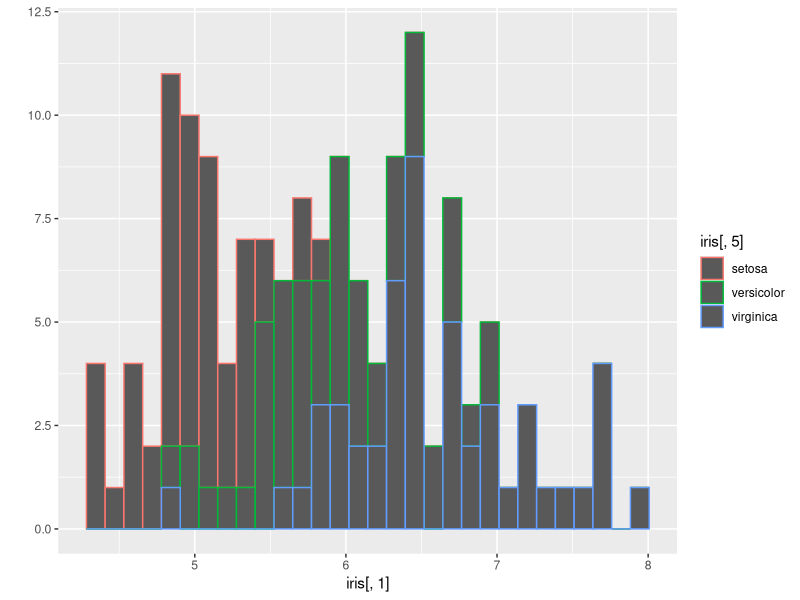
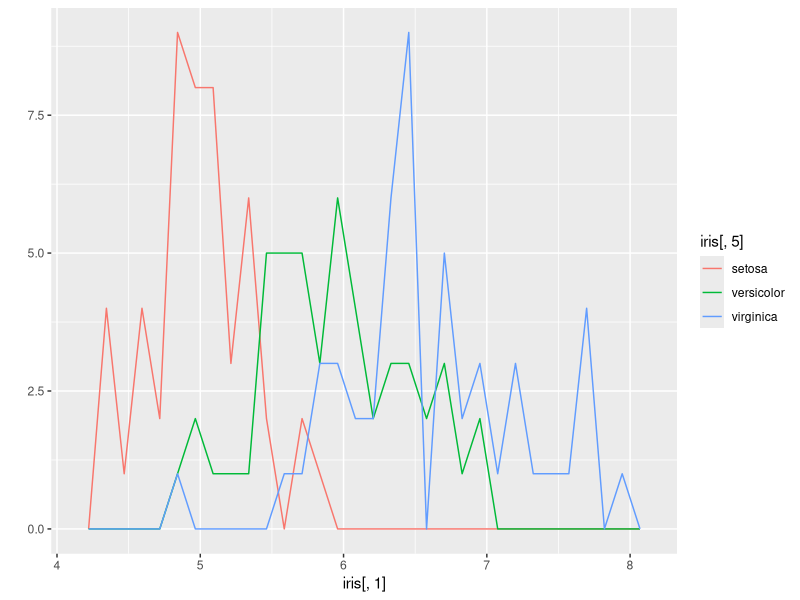
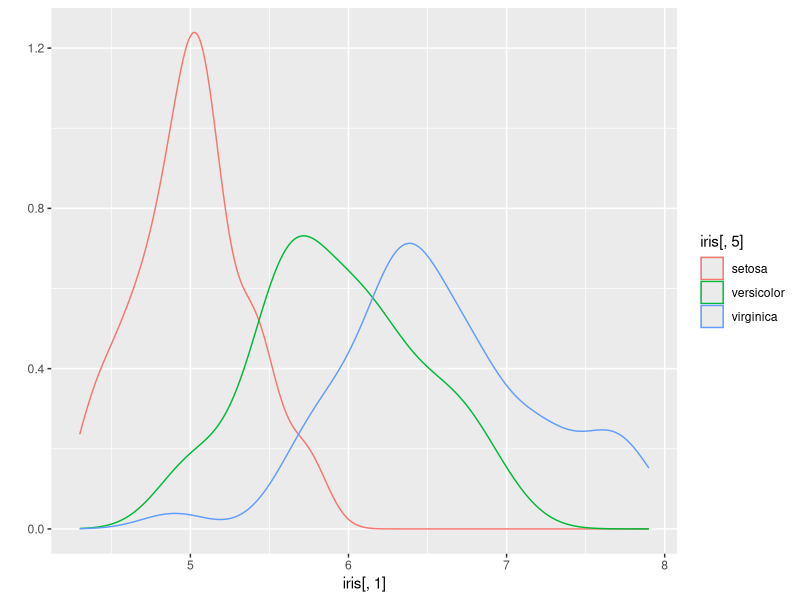
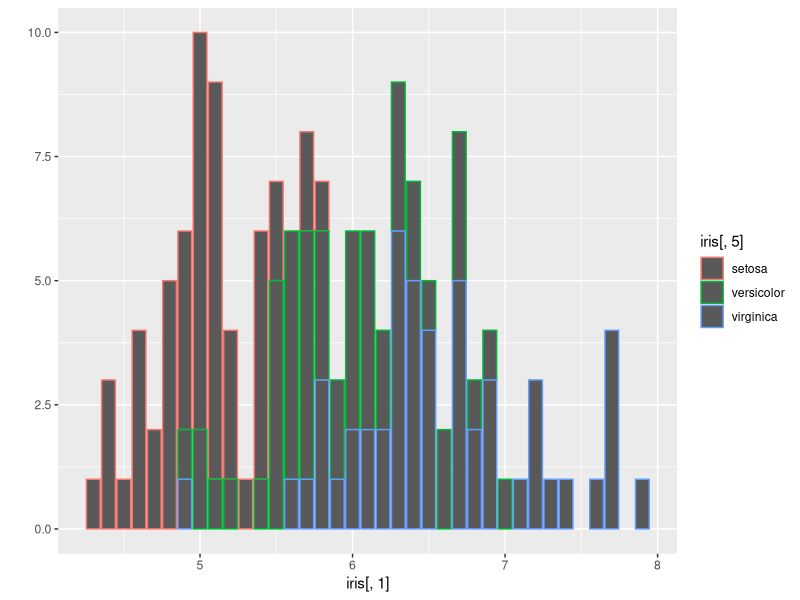

R code for these plots, in order:
library(ggplot2)
data(iris)

############One-dimensional
#Histogram
qplot(x=iris[,1],color=iris[,5], data=iris, geom="histogram")
#Line chart
qplot(x=iris[,1],color=iris[,5], data=iris, geom="freqpoly")
#Density Function Chart
qplot(x=iris[,1],color=iris[,5], data=iris, geom="density")
#Bar chart
qplot(x=iris[,1],color=iris[,5], data=iris, geom="bar")